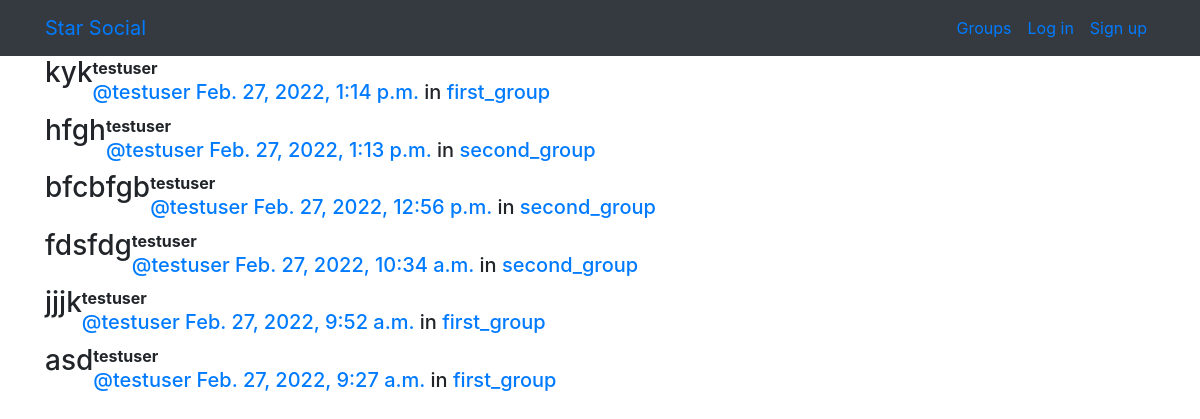
/posts/, run on the app's committed database.
### posts/models.py (models this page shows, shortened)
class Post(models.Model):
    user = models.ForeignKey(User, related_name='posts', on_delete=models.CASCADE)
    created_at = models.DateTimeField(auto_now=True)
    message = models.TextField()
    message_html = models.TextField(editable=False)
    group = models.ForeignKey(Group, related_name='posts', null=True, blank=True, on_delete=models.CASCADE)
    class Meta:
        ordering = ['-created_at']  #önüne "-" koyduk, böylece azalan sırada sıralıyoruz.
        unique_together = ['user', 'message']  #it can be also a tuple

### groups/models.py (models this page shows, shortened)
class Group(models.Model):
    name = models.CharField(max_length=255, unique=True)
    slug = models.SlugField(allow_unicode=True, unique=True) #allow_unicode means that SlugField, now accepts unicode characters instead of just ASCII characters.
    description = models.TextField(blank=True, default='')
    description_html = models.TextField(editable=False, default='', blank=True)
    members = models.ManyToManyField(User, through='GroupMember')
    class Meta:
        ordering = ['name']     #When the objects of this model are retrieved, they will be present in this ordering.

### posts/views.py (the view)
# urls.py: path('', views.PostList.as_view(), name="all"),
class PostList(SelectRelatedMixin, generic.ListView):
    model = models.Post
    select_related = ('user', 'group') #the mixin that allows us to provide a tuple related model.

### posts/templates/posts/post_list.html (shortened to what this page needs)
{% extends "posts/post_base.html" %}
{% load humanize %}
{% block post_content %}
<div class="col-md-8">
	{% for post in post_list %}
  {% include "posts/_post.html" %}
	{% endfor %}
</div>
{% endblock %}

### posts/templates/posts/_post.html (shortened to what this page needs)
<div class="post media">
	<h3>{{ post.message_html|safe }}</h3>
	<div class="media-body">
		<strong>{{ post.user.username }}</strong>
		<h5 class="media-heading">
			<span class="username"><a href="{% url 'posts:for_user' username=post.user.username %}">@{{ post.user.username }}</a></span>
			<time class="time"><a href="{% url 'posts:single' username=post.user.username pk=post.pk %}">{{ post.created_at }}</a></time>
			{% if post.group %}
			<span class="group-name">in <a href="#">{{ post.group.name }}</a></span>
			{% endif %}
		</h5>
	</div>
</div>

### data on the page
Post: message_html "kyk", user.username "testuser", created_at "Feb. 27, 2022, 1:14 p.m.", group.name "first_group"
Post: message_html "hfgh", user.username "testuser", created_at "Feb. 27, 2022, 1:13 p.m.", group.name "second_group"
Post: message_html "bfcbfgb", user.username "testuser", created_at "Feb. 27, 2022, 12:56 p.m.", group.name "second_group"
Post: message_html "fdsfdg", user.username "testuser", created_at "Feb. 27, 2022, 10:34 a.m.", group.name "second_group"
Post: message_html "jjjk", user.username "testuser", created_at "Feb. 27, 2022, 9:52 a.m.", group.name "first_group"
Post: message_html "asd", user.username "testuser", created_at "Feb. 27, 2022, 9:27 a.m.", group.name "first_group"
